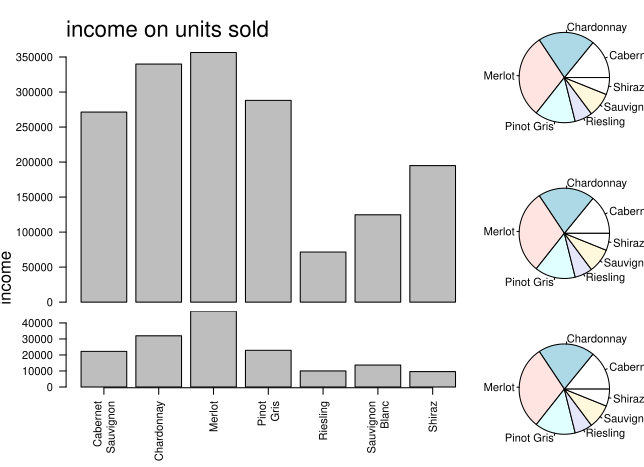

This chart was generated by the following R code:
##########################################
#
# Author: DeAndre Thomas
# Purpose: Week 4 Lab:: Layouts in R
#
##########################################

sales<- read.csv("C:\\Users\\deand\\OneDrive\\Documents\\SyrU ADS\\IST719\\Lab 4\\sales.csv"
                 , header = TRUE
                 , stringsAsFactors = FALSE)

dat.1<- tapply(sales$units.sold, list(sales$wine), sum)
dat.2<- tapply(sales$income, list(sales$wine), sum)

par(mfrow = c(2,1))
par(mar = c(.5,5,4,1), cex.lab = .8)
barplot(dat.2, xaxt = "n", las = 2)
mtext(text = "income", side = 2, line = 4, adj = 0)
mtext(text = "income on units sold", side = 3, line = 1, cex = 1.3,adj = 0)
par(mar = c(6,5,0,1), cex.lab = .8)
bar.out<- barplot(dat.1, xaxt = "n", las = 2)
axis(side = 1, at = bar.out, labels = gsub(" ", "\n", names(dat.2)), las = 2)

M<- matrix(
  c(1,1,1
    ,1,1,1
    ,2,2,2)
  , nrow = 3, byrow = T
)

layout(M)
layout.show(2)

par(mar = c(.5,5,4,1), cex.lab=.8)
barplot(dat.2, xaxt = "n", las = 2)
mtext(text = "income", side = 2, line = 4, adj = 0)
mtext(text = "income on units sold", side = 3, line = 1, cex = 1.3,adj = 0)
par(mar = c(6,5,0,1), cex.lab = .8)
bar.out<- barplot(dat.1, xaxt = "n", las = 2)
axis(side = 1, at = bar.out, labels = gsub(" ", "\n", names(dat.2)), las = 2)


M<- matrix(
  c(1,1,1,3
    ,1,1,1,4
    ,2,2,2,5)
  , nrow = 3, byrow = T
)

layout(M)
layout.show(5)

par(mar = c(.5,5,4,1), cex.lab=.8)
barplot(dat.2, xaxt = "n", las = 2)
mtext(text = "income", side = 2, line = 4, adj = 0)
mtext(text = "income on units sold", side = 3, line = 1, cex = 1.3,adj = 0)
par(mar = c(6,5,0,1), cex.lab = .8)
bar.out<- barplot(dat.1, xaxt = "n", las = 2)
axis(side = 1, at = bar.out, labels = gsub(" ", "\n", names(dat.2)), las = 2)

par(mar = c(1,1,1,1))
pie(dat.3)
pie(dat.4)
pie(dat.5)

###############################################################

dat.3<- tapply(sales$units.sold, list(sales$type), sum)
dat.4<- tapply(sales$units.sold, list(sales$rep.region), sum)
dat.5<- tapply(sales$units.sold, list(sales$year), sum)

split.screen(figs = c(2,1))
screen(1)
pie(dat.1)

screen(2)
pie(dat.2)

screen(1, new = F)
mtext("Jeff", side = 3, line = 1)

screen(2, new = F)
mtext("here", side = 3, line = 1)

close.screen(1:2)

split.screen(c(2,2))
screen()
pie(dat.3)


############################################################
#
# Purpose: Week 4 Lab:: Fonts
#
############################################################

n<- 500
x<- abs(rnorm(n, 6,2))
y<- x^2 +rnorm(n, 0,2*x)

my.par<- par()

my.par$adj
my.par$family

plot(x,y)

my.par$font

plot(x,y, main = "Fiddling with Fonts", xlab = "some x lab"
     , ylab = "ylab text")

plot(x,y, main = "Fiddling with Fonts", xlab = "some x lab"
     , ylab = "ylab text", font = 2) # bold

plot(x,y, main = "Fiddling with Fonts", xlab = "some x lab"
     , ylab = "ylab text", font = 3) #italics

plot(x,y, main = "Fiddling with Fonts", xlab = "some x lab"
     , ylab = "ylab text", font = 4) #italics bold

plot(x,y, main = "Fiddling with Fonts", xlab = "some x lab"
     , ylab = "ylab text", font = 5) #serif font 

my.par$font.axis 
my.par$font.lab

plot(x,y, main = "Fiddling with Fonts", xlab = "some x lab"
     , ylab = "ylab text", font.axis = 2, font.lab = 3, font.main = 1)


plot(x,y, main = "Fiddling with Fonts", xlab = "some x lab"
     , ylab = "ylab text", family = "HersheyGothicEnglish")


par(family = "mono")
plot(x,y, main = "Fiddling with Fonts", xlab = "some x lab"
     , ylab = "ylab text")

par(family = "serif")
plot(x,y, main = "Fiddling with Fonts", xlab = "some x lab"
     , ylab = "ylab text")

par(family = "sans")
plot(x,y, main = "Fiddling with Fonts", xlab = "some x lab"
     , ylab = "ylab text")

plot(1:10, 1:10, type = "n") #creates the plot
windowsFonts(
  A = windowsFont("Arial Black"),
  B = windowsFont("Bookman Old Style"),
  C = windowsFont("Comic Sans MS"),
  D = windowsFont("Symbol")
)

text(2,2, "Hello World Default")
text(3,3, "Hello World Arial", family = "A")
text(4,4, "Hello World Bookman", family = "B")
text(5,5, "Hello World Comic", family = "C")
text(6,6, "Hello World Symbol", family = "D")

library(extrafont) #gives extra fonts
loadfonts(device = "win")
fonts() #recieves "Null" message when line ran
